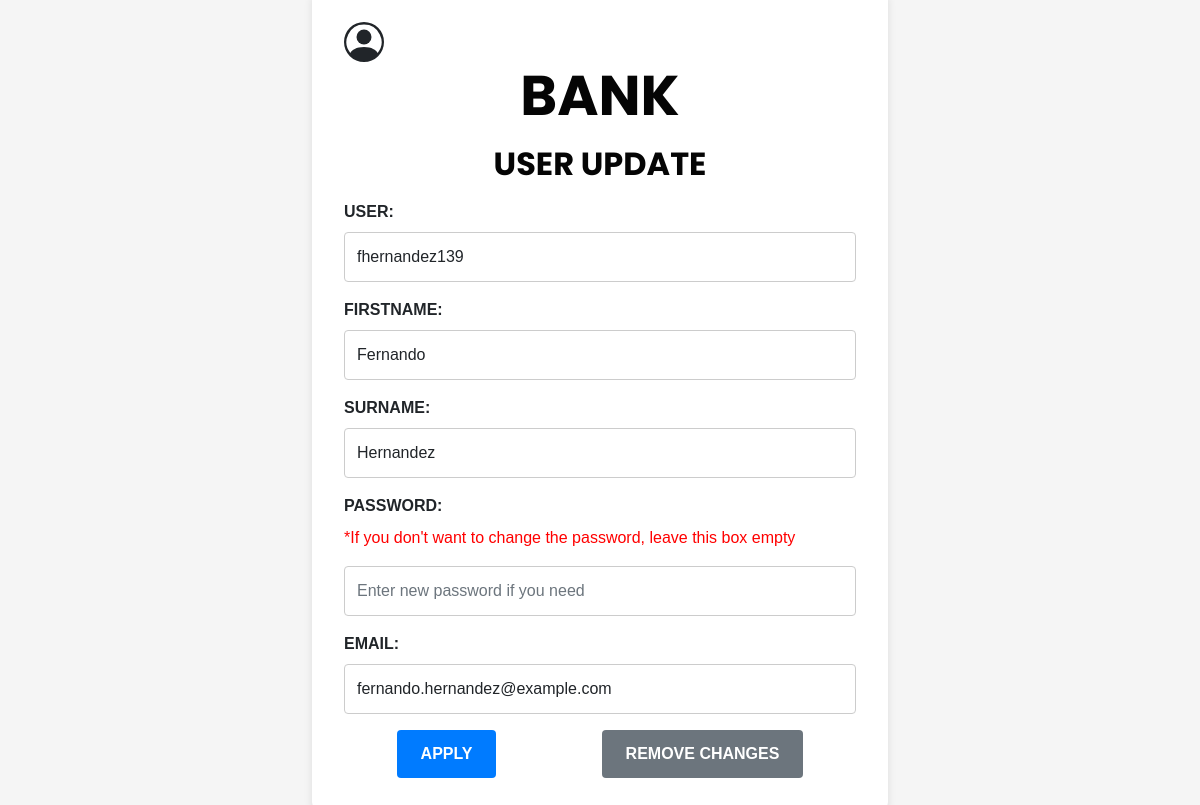
Page /view/userupdate.php (signed in) on the committed database.
### tables this page shows
CREATE TABLE `users` (
  `ID` int(11) NOT NULL,
  `user` varchar(20) NOT NULL,
  `firstname` varchar(20) NOT NULL,
  `surname` varchar(40) NOT NULL,
  `passwrd` varchar(40) NOT NULL,
  `email` varchar(40) NOT NULL
);

### view/userupdate.php (the view, shortened to what this page needs)
<!DOCTYPE html>
<html lang="es">
<head>
    <link href="https://cdn.jsdelivr.net/npm/bootstrap@5.0.2/dist/css/bootstrap.min.css" rel="stylesheet">
    <link href="../CSS/register.css" rel="stylesheet">
</head>
<body>
    <div class="container">
        <?php
        $database = new Connector();
        $conn = $database->getConnection();
        $userID = $_SESSION['ID'];
        $query = "SELECT user, firstname, surname, passwrd, email FROM users WHERE ID = ?";
        $stmt = $conn->prepare($query);
        $stmt->execute([$userID]);
        $userData = $stmt->fetch(PDO::FETCH_ASSOC);
        ?>
        <div class="d-flex justify-content-center align-items-center vh-100">
        <form method="POST" action="../controller/userupcontroller.php">
            <div class="mb-3">
                <h1>BANK</h1>
                <h2>USER UPDATE</h2>
            </div>
            <div class="mb-3">
                <label for="inputUsername" class="form-label">USER: </label>
                <input type="text" class="form-control" id="inputUsername" name="username" value="<?php echo $userData['user']; ?>" required>
            </div>
            <div class="mb-3">
                <label for="inputFirstname" class="form-label">FIRSTNAME: </label>
                <input type="text" class="form-control" id="inputFirstname" name="firstname" value="<?php echo $userData['firstname']; ?>" required>
            </div>
            <div class="mb-3">
                <label for="inputSurname" class="form-label">SURNAME: </label>
                <input type="text" class="form-control" id="inputSurname" name="surname" value="<?php echo $userData['surname']; ?>" required>
            </div>
            <div class="mb-3">
                <label for="inputPassword" class="form-label">PASSWORD: </label>
                <p style="color: red">*If you don't want to change the password, leave this box empty</p>
                <input type="password" class="form-control" id="inputPassword" name="password" placeholder="Enter new password if you need">
            </div>
            <div class="mb-3">
                <label for="inputEmail" class="form-label">EMAIL: </label>
                <input type="email" class="form-control" id="inputEmail" name="email" value="<?php echo $userData['email']; ?>" required>
            </div>
            <div class="buttonslogin">
                <button type="submit" name="submitbtn" class="btn btn-primary">APPLY</button>
                <a href="../view/account.php" class="btn btn-secondary text-white">REMOVE CHANGES</a>
            </div>
        </form>
        </div>
    </div>
</body>
</html>

### CSS/register.css (style rules this page uses)
body { font-family: Arial, sans-serif; background-color: #f5f5f5; margin: 0; display: flex; justify-content: center; align-items: center; height: 100vh; }
.container { width: 600px; margin: 0 auto; }
form { background: #ffffff; padding: 2rem; border-radius: 8px; box-shadow: 0 4px 8px rgba(0, 0, 0, 0.1); width: 100%; }
h1, h2 { text-align: center; font-weight: bold; color: #050505; margin-bottom: 1rem; font-family: 'Poppins', sans-serif; }
h1 { font-size: 3.5rem; }
h2 { font-size: 2rem; }
.form-label { display: block; font-weight: bold; margin-bottom: 0.5rem; }
.form-control { width: 100%; padding: 0.75rem; border-radius: 4px; border: 1px solid #ccc; margin-bottom: 1rem; box-sizing: border-box; transition: border-color 0.3s ease; }
.btn { display: inline-block; font-size: 1rem; font-weight: bold; text-align: center; text-decoration: none; padding: 0.75rem 1.5rem; border-radius: 4px; border: none; cursor: pointer; transition: background-color 0.3s ease; }
.btn-primary { background-color: #007bff; color: #ffffff; }
.buttonslogin { display: flex; flex-direction: row; justify-content: space-around; color: white; }

### rows in the picture
users: username "fhernandez139", firstname "Fernando", surname "Hernandez", email "fernando.hernandez@example.com"
